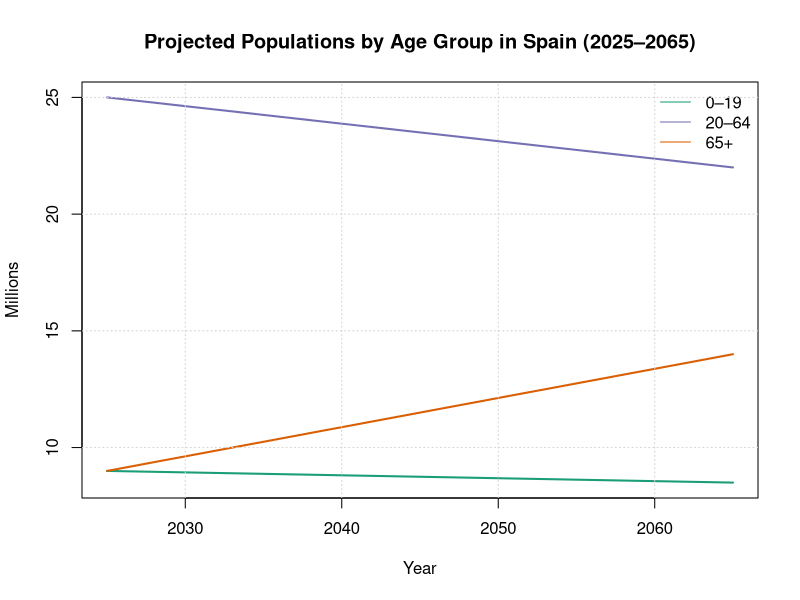

This chart was generated by the following R code:
# 04_population_projections.R
# -----------------------------------------
# Uses population data from INE to show demographic trends 2025–2065

# Simulated projection
years <- 2025:2065
pop_0_19 <- seq(9e6, 8.5e6, length.out = length(years))
pop_20_64 <- seq(25e6, 22e6, length.out = length(years))
pop_65_plus <- seq(9e6, 14e6, length.out = length(years))

total_pop <- pop_0_19 + pop_20_64 + pop_65_plus

# Plot
matplot(years, cbind(pop_0_19, pop_20_64, pop_65_plus) / 1e6, type = "l",
        col = c("#1b9e77", "#7570b3", "#d95f02"), lty = 1, lwd = 2,
        main = "Projected Populations by Age Group in Spain (2025–2065)",
        xlab = "Year", ylab = "Millions")
legend("topright", legend = c("0–19", "20–64", "65+"),
       col = c("#1b9e77", "#7570b3", "#d95f02"), lty = 1, bty = "n")
grid()
